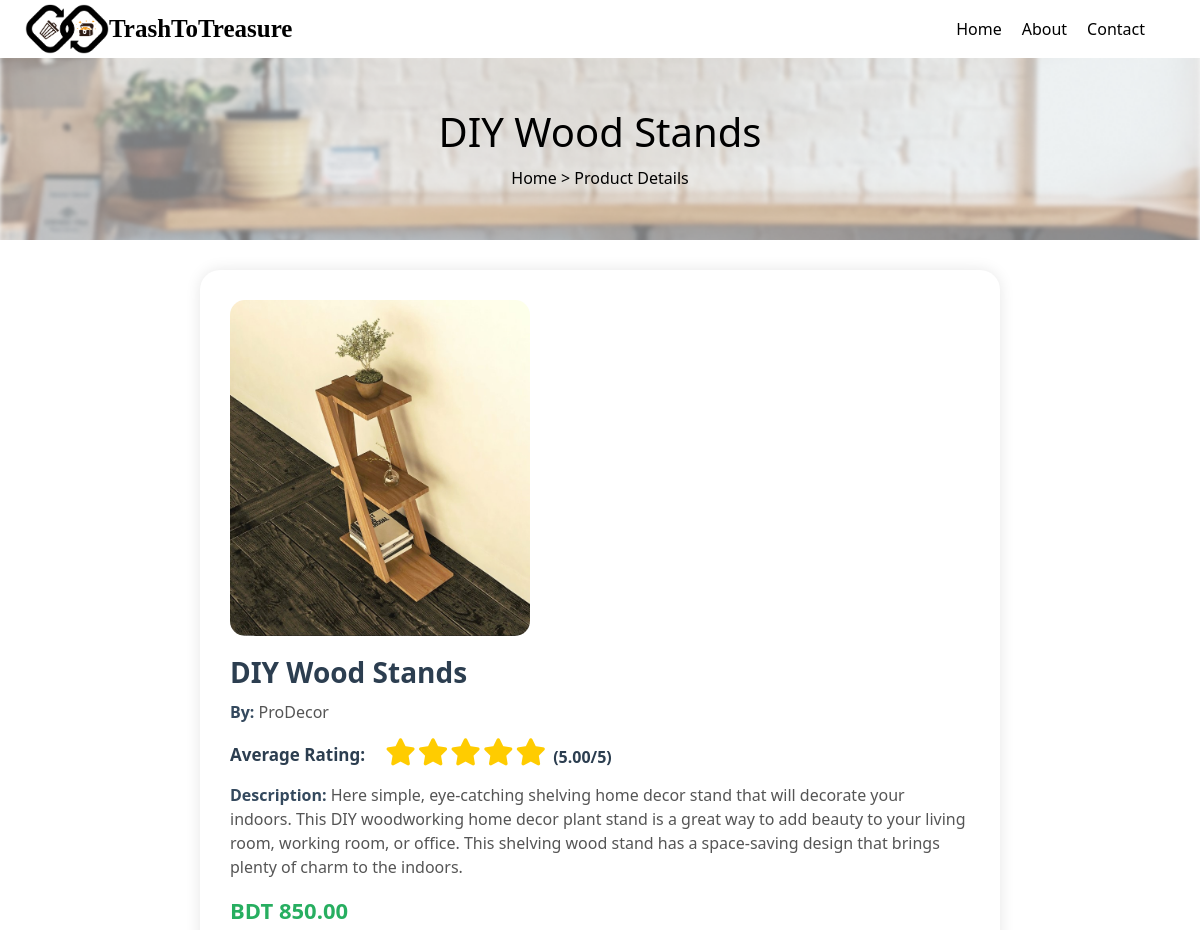
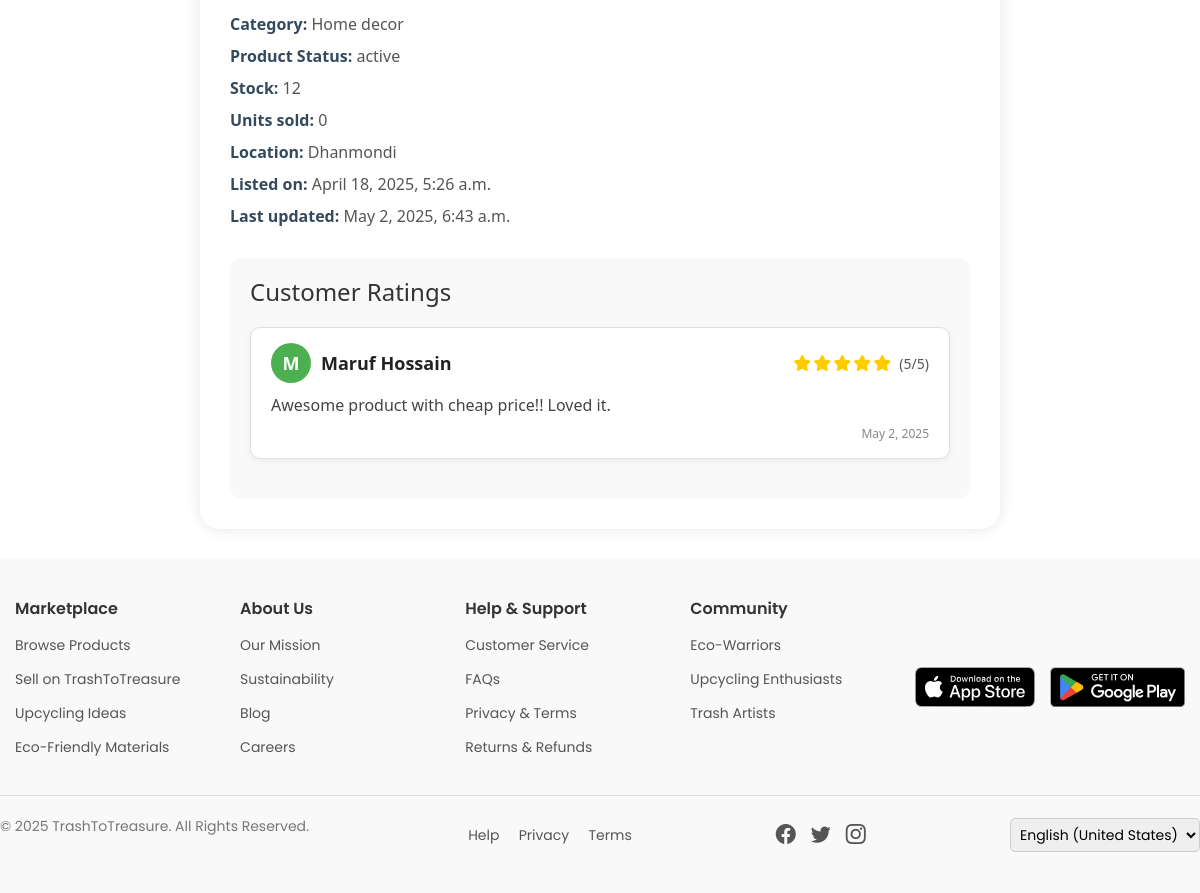
Page /products/diy-wood-stands-prodecor/ (signed in) on the committed database (2 pictures, top to bottom).
### marketplace/models.py (models this page shows, shortened)
class UpcycledProduct(models.Model):
    product_name = models.CharField(max_length=255, default="")
    category = models.CharField(max_length=100, default="")
    description = models.TextField()
    price = models.DecimalField(max_digits=10, decimal_places=2)
    product_status = models.CharField(max_length=20, choices=PRODUCT_STATUS_CHOICES, default='active')
    artisan = models.ForeignKey(User, on_delete=models.CASCADE, related_name='upcycled_products', null=True, blank=True)
    approval_status = models.BooleanField(default=False)
    stock_availability = models.IntegerField()
    product_images = models.ImageField(upload_to='upcycled_products/', blank=True, null=True)
    location = models.CharField(max_length=255, default="")
    rating = models.DecimalField(max_digits=3, decimal_places=2, default=0.0)
    tags = models.CharField(max_length=255, blank=True, null=True)
    listing_date = models.DateTimeField(auto_now_add=True)
    last_updated = models.DateTimeField(auto_now=True, null=True, blank=True)
    sold_count = models.IntegerField(default=0)
    delivery_status = models.CharField(max_length=20, choices=DELIVERY_STATUS_CHOICES, default='ready')
    slug = models.SlugField(max_length=255, unique=True, blank=True)
    reviews = GenericRelation(Review)

class Review(models.Model):
    reviewer        = models.ForeignKey(User, on_delete=models.CASCADE)
    rating          = models.PositiveSmallIntegerField()              # 1–5
    comment         = models.TextField(blank=True, null=True)
    created_at      = models.DateTimeField(auto_now_add=True)
    content_type    = models.ForeignKey(ContentType, on_delete=models.CASCADE)
    object_id       = models.PositiveIntegerField()
    content_object  = GenericForeignKey('content_type', 'object_id')
    class Meta:
        unique_together = ('reviewer', 'content_type', 'object_id')  # one review per user+target

### users/models.py (models this page shows, shortened)
class CustomUser(AbstractUser):
    name = models.CharField(max_length=100)
    email = models.EmailField(unique=True)
    phone = models.CharField(max_length=15)
    role = models.CharField(max_length=10, choices=ROLE_CHOICES)
    account_status = models.CharField(max_length=10, choices=ACCOUNT_STATUS_CHOICES, default='active')
    objects = CustomUserManager()  # ✅ Use your custom manager
    REQUIRED_FIELDS = ['email']
    USERNAME_FIELD = 'username'

### marketplace/views.py (the view)
# urls.py: path('products/<slug:slug>/', views.upcycled_product_details, name='upcycled_product_details'),
@login_required
def upcycled_product_details(request, slug):
    product = get_object_or_404(UpcycledProduct, slug=slug)
    return render(request, 'upcycled_product_details.html', {'product': product})

### marketplace/templates/upcycled_product_details.html (shortened to what this page needs)
{% load static %}
{% include "header.html" %}
<!DOCTYPE html>
<html lang="en">
<head>
    <link rel="stylesheet" href="{% static 'css/buyer_profile.css' %}">
    <link rel="stylesheet" href="{% static 'css/upcycled_product_details.css' %}">
</head>
<body>
<section class="product-banner">
    <h2>{{ product.product_name }}</h2>
    <p><a href="/">Home</a> > Product Details</p>
</section>
<div class="product-container">
    <div class="product-flexbox">
      <div class="left-column">
        <img src="{{ product.product_images.url }}" alt="{{ product.product_name }}" class="product-image">
      </div>
    </div>
    <h1 class="product-title">{{ product.product_name }}</h1>
    <p class="product-meta">
        <span class="product-label">By:</span>
            {{ product.artisan.name }}
    </p>
    <div class="average-rating-container">
      <p>Average Rating:</p>
      <div class="product-rating">
        {% for i in "12345" %}
            {% if forloop.counter <= product.rating %}
                <i class="fa-solid fa-star"></i>
            {% else %}
                <i class="fa-regular fa-star"></i>
            {% endif %}
        {% endfor %}
        <span class="rating-number"><strong>({{ product.rating }}/5)</strong></span>
      </div>
    </div>
    <p class="product-meta"><span class="product-label">Description:</span> {{ product.description }}</p>
    <p class="product-price">BDT {{ product.price }}</p>
    <p class="product-meta"><span class="product-label">Category:</span> {{ product.category }}</p>
    <p class="product-meta"><span class="product-label">Product Status:</span> {{ product.product_status }}</p>
    <p class="product-meta"><span class="product-label">Stock:</span> {{ product.stock_availability }}</p>
    <p class="product-meta"><span class="product-label">Units sold:</span> {{ product.sold_count }}</p>
    <p class="product-meta"><span class="product-label">Location:</span> {{ product.location }}</p>
    <p class="product-meta"><span class="product-label">Listed on:</span> {{ product.listing_date }}</p>
    <p class="product-meta"><span class="product-label">Last updated:</span> {{ product.last_updated }}</p>
    <div class="ratings-section" style="margin-top: 30px;">
      <h3>Customer Ratings</h3>
      {% for review in product.reviews.all %}
          <div class="review-card">
              <div class="review-header">
                  <div class="reviewer-info">
                      <div class="avatar">
                          {% if review.reviewer.profile_picture %}
                              <img src="{{ review.reviewer.profile_picture.url }}" alt="Avatar">
                          {% else %}
                              <span class="avatar-letter">{{ review.reviewer.name|slice:":1" }}</span>
                          {% endif %}
                      </div>
                      <div class="reviewer-name">{{ review.reviewer.name }}</div>
                  </div>
                  <div class="review-rating">
                      {% for i in "12345" %}
                          {% if forloop.counter <= review.rating %}
                              <i class="fa-solid fa-star"></i>
                          {% else %}
                              <i class="fa-regular fa-star"></i>
                          {% endif %}
                      {% endfor %}
                      <span class="rating-number">({{ review.rating }}/5)</span>
                  </div>
              </div>
              {% if review.comment %}
                  <div class="review-comment">{{ review.comment }}</div>
              {% endif %}
              <div class="review-date">{{ review.created_at|date:"F j, Y" }}</div>
          </div>
      {% empty %}
          <p>No reviews yet.</p>
      {% endfor %}
    </div>
  </div>
</body>
</html>
{% include "footer.html" %}

### marketplace/static/css/buyer_profile.css (style rules this page uses)
.product-banner { text-align: center; padding: 50px 0; background: url('/static/images/bg.png') no-repeat center; background-size: cover; color: #000; }
.product-banner h2 { font-size: 40px; margin: 0; }
.product-banner p { margin: 10px 0 0; }
.product-banner a { color: #000; text-decoration: none; }
h2 { font-size: 24px; margin-bottom: 20px; color: #333; }

### marketplace/static/css/upcycled_product_details.css (style rules this page uses)
.product-container { max-width: 800px; margin: 30px auto; background-color: #fff; border-radius: 20px; padding: 30px; box-shadow: 0 0 15px rgba(0, 0, 0, 0.1); }
.product-image { height: auto; width: 300px; border-radius: 15px; margin-bottom: 20px; }
.product-title { font-size: 28px; font-weight: bold; margin-bottom: 10px; color: #2c3e50; }
.product-meta { font-size: 16px; margin-bottom: 8px; color: #555; }
.product-price { font-size: 22px; color: #27ae60; font-weight: bold; margin: 15px 0; }
.product-label { font-weight: 600; color: #34495e; }
.product-flexbox { display: flex; gap: 40px; justify-content: center; align-items: flex-start; flex-wrap: wrap; }
.left-column { flex: 1; }
.ratings-section { margin-top: 30px; background-color: #f9f9f9; padding: 20px; border-radius: 12px; }
.ratings-section h3 { margin-bottom: 20px; font-size: 24px; color: #333; }
.review-card { background-color: #fff; border: 1px solid #e0e0e0; padding: 15px 20px; border-radius: 10px; margin-bottom: 20px; box-shadow: 0px 2px 8px rgba(0, 0, 0, 0.05); }
.review-header { display: flex; justify-content: space-between; align-items: center; }
.reviewer-name { font-weight: bold; font-size: 18px; color: #222; }
.review-rating { display: flex; align-items: center; }
.review-rating i { color: #ffcc00; margin-right: 2px; }
.rating-number { font-size: 14px; margin-left: 6px; color: #555; }
.review-comment { margin-top: 10px; font-size: 16px; color: #444; }
.review-date { margin-top: 8px; font-size: 12px; color: #888; text-align: right; }
.reviewer-info { display: flex; align-items: center; }
.avatar { width: 40px; height: 40px; border-radius: 50%; background-color: #4CAF50; color: white; display: flex; align-items: center; justify-content: center; font-weight: bold; font-size: 18px; margin-right: 10px; overflow: hidden; }
.avatar-letter { display: block; }
.average-rating-container { display: flex; align-items: center; gap: 10px; }
.average-rating-container p { font-size: 17px; font-weight: bold; color: #2c3e50; margin-right: 10px; margin-top: 10px; }
.product-rating { display: flex; align-items: center; }
.product-rating i { color: #ffcc00; margin-right: 2px; margin-bottom: 10px; vertical-align: middle; font-size: 1.7em; }
.product-rating span { font-size: 16px; color: #555; margin-left: 5px; }
.product-rating span strong { font-weight: bold; color: #2c3e50; }

### marketplace/templates/header.html (style rules this page uses)
* { margin: 0; padding: 0; box-sizing: border-box; }
body { font-family: Arial, sans-serif; background: #fff; }

### rows in the picture
UpcycledProduct: product_name "DIY Wood Stands", product_images (picture), artisan.name "ProDecor", rating "5.00", description "Here simple, eye-catching shelving home decor stand that will decorate your indoors. This DIY woodworking home decor plant stand is a great way to add beauty to your living room, working room, or office. This shelving wood stand has a space-saving design that brings plenty of charm to the indoors.", price "850.00", category "Home decor", product_status "active", stock_availability "12", sold_count "0", location "Dhanmondi", listing_date "April 18, 2025, 5:26 a.m.", last_updated "May 2, 2025, 6:43 a.m."
Review: reviewer.name "M", reviewer.name "Maruf Hossain", rating "5", comment "Awesome product with cheap price!! Loved it.", created_at "May 2, 2025"
